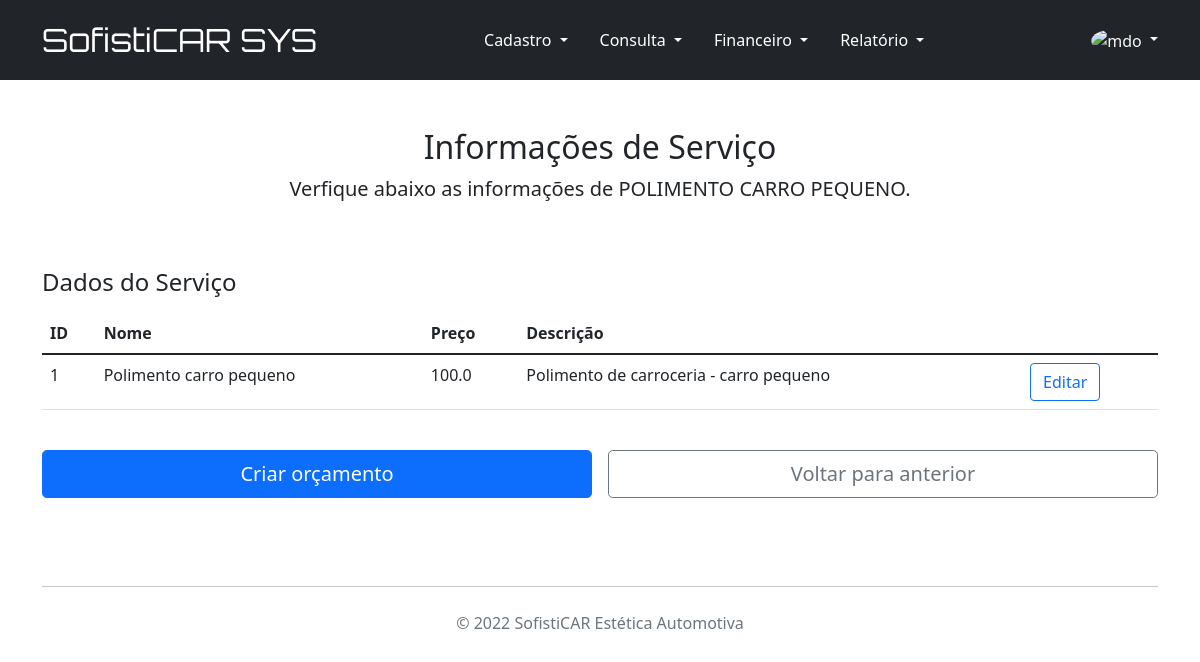
/info_servico/1, run on the app's committed database.
### cadastro_clientes.py (models this page shows, shortened)
class Servico(db.Model):
    __tablename__ = 'servicos'
    id = db.Column('ID', db.Integer, primary_key=True, autoincrement=True)
    nome = db.Column('Nome', db.String(150), nullable=False)
    descricao = db.Column('Descricao', db.String(250), nullable=False)
    valor = db.Column('Valor', db.Float, nullable=False)
    orcamentos = relationship(Orcamento, backref="servicos")

### cadastro_clientes.py (the view)
@app.route('/info_servico/<int:id>')
def info_servico(id):
    servico = Servico.query.get(id)
    return render_template('info_servico.html', servico=servico)

### templates/info_servico.html
{% extends "base.html" %}
{% block conteudo %}
<main class="container">
    <div class="py-5 text-center">
        <h2>Informações de Serviço</h2>
        <p class="lead">Verfique abaixo as informações de {{ servico.nome.upper() }}.</p>
    </div>
    <div class="row g-5">
        <div class="col-12">
            <table class="table" action="/info_servico/{{ servico.id }}" method="POST">
                <h4 class="mb-3">Dados do Serviço</h4>
                <thead class="col-12">
                    <th>ID</th>
                    <th>Nome</th>
                    <th>Preço</th>
                    <th>Descrição</th>
                </thead>
                <tbody class="col-12">
                    <tr>
                        <td>{{ servico.id }}</td>
                        <td>{{ servico.nome }}</td>
                        <td>{{ servico.valor }}</td>
                        <td>{{ servico.descricao }}</td>
                        <td>
                            <a href="/editar_servico/{{servico.id}}"><button type="button" class="btn btn-outline-primary">Editar</button></a>
                        </td>
                    </tr>
                </tbody>
            </table>
        </div>
    </div>
    <div class="row g-5 p-3">
        <div class="col-md-12 col-lg-6 p-2">
            <a href="#">
                <button class="w-100 btn btn-primary btn-lg" type="submit">
                    Criar orçamento
                </button>
            </a>
        </div>
        <div class="col-md-12 col-lg-6 p-2">
            <button class="w-100 btn btn-outline-secondary btn-lg" type="submit" name="return" onclick="history.back()">
                Voltar para anterior
            </button>
        </div>
    </div>
</main>
{% endblock %}

### data on the page
Servico: nome "POLIMENTO CARRO PEQUENO", id "1", nome "Polimento carro pequeno", valor "100.0", descricao "Polimento de carroceria - carro pequeno"
